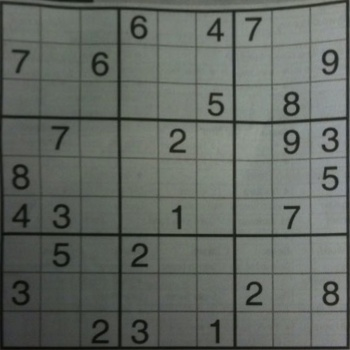
#> input picture 9- Thresholding/sudoku.jpg, 350 x 350 px
$ python 'adaptive threshold.py'
#> lines starting #> are read from the running program, lines starting #| are printed output that depends on the picture; after the words box and inside, x2 and y2 are one past the last pixel; in counts of white or black regions, pixels touching at a corner belong together
import cv2

img = cv2.imread("sudoku.jpg",0)
#> img: shape (350, 350); min 8, max 157, mean 101.8
ret,th1 = cv2.threshold(img,127,255,cv2.THRESH_BINARY)
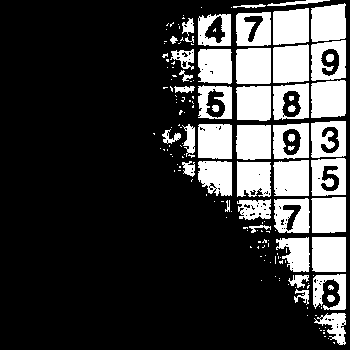
#> th1: shape (350, 350); 23.8% white; 159 white regions (109 under 20 px), largest, box (x1, y1, x2, y2) and area: (273, 44, 309, 83) 1305, (236, 48, 271, 84) 1241, (311, 80, 346, 118) 1234
th2 = cv2.adaptiveThreshold(img,255,cv2.ADAPTIVE_THRESH_MEAN_C,cv2.THRESH_BINARY,111,2)
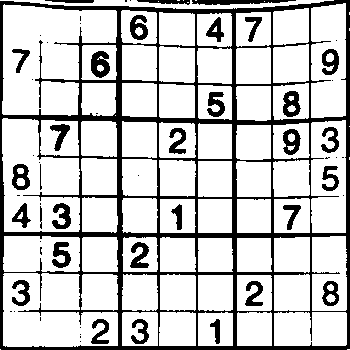
#> th2: shape (350, 350); 78.7% white; 60 black regions (28 under 20 px), largest, box (x1, y1, x2, y2) and area: (0, 0, 350, 350) 19003, (192, 0, 296, 5) 369, (91, 51, 110, 78) 356
th3 = cv2.adaptiveThreshold(img,255,cv2.ADAPTIVE_THRESH_GAUSSIAN_C,cv2.THRESH_BINARY,111,2)
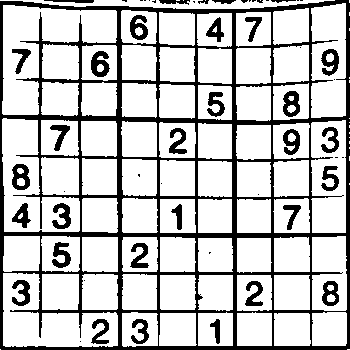
#> th3: shape (350, 350); 77.5% white; 56 black regions (24 under 20 px), largest, box (x1, y1, x2, y2) and area: (0, 0, 350, 350) 20890, (91, 51, 110, 77) 315, (12, 164, 30, 190) 302

cv2.imshow('Original image',img)
cv2.imshow('th1',th1)
cv2.imshow('th2',th2)
cv2.imshow('th3',th3)

cv2.waitKey(0)
cv2.destroyAllWindows()
